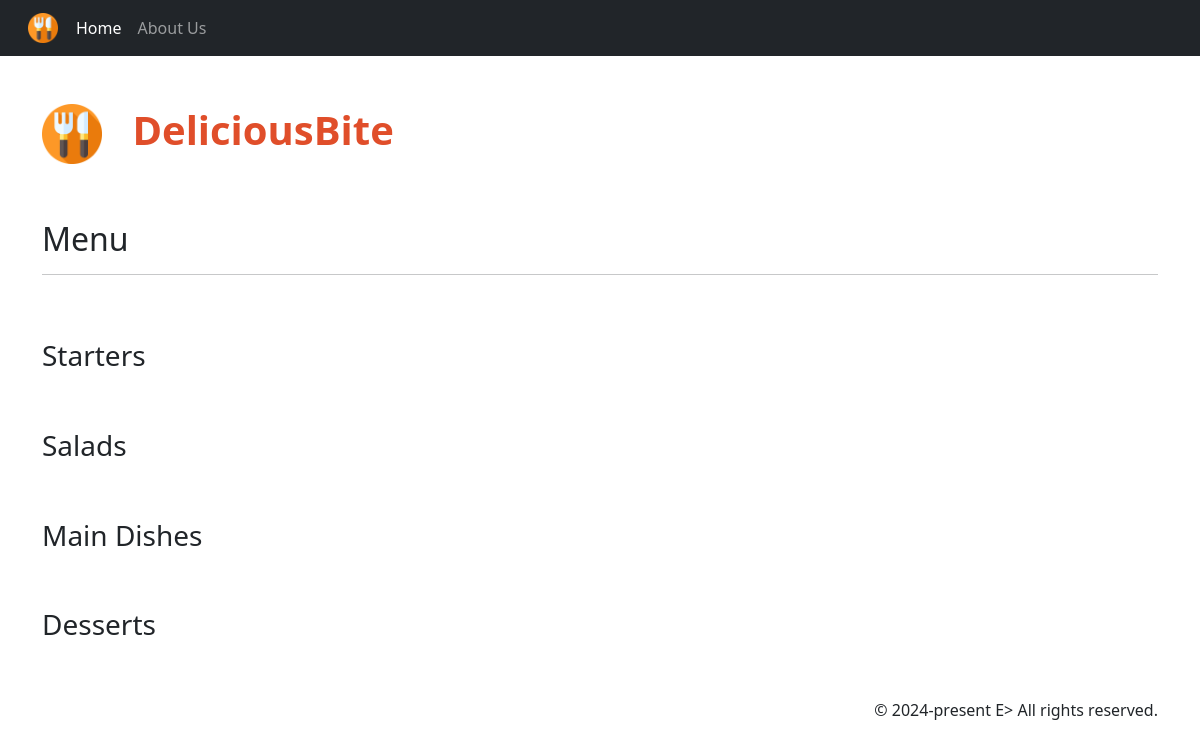
/, run on an earlier commit of the app's database.
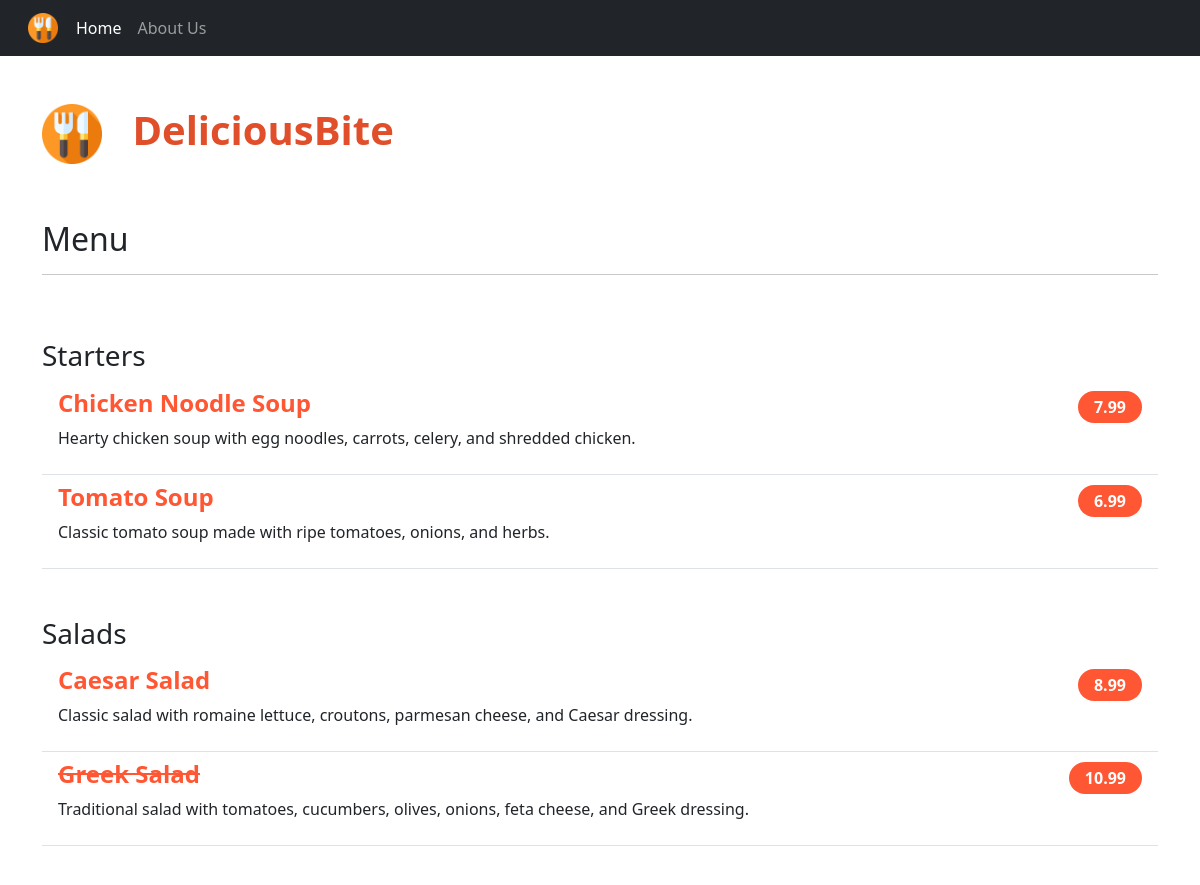
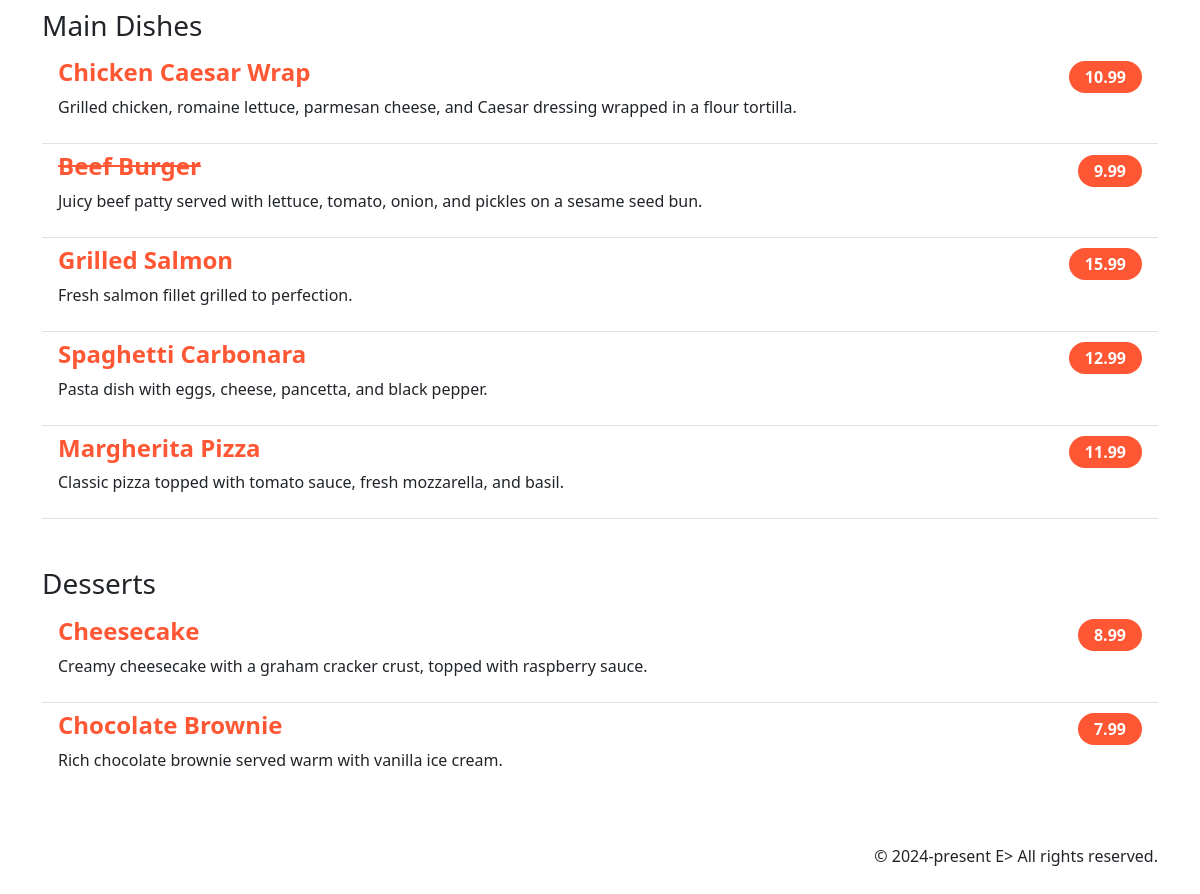
And on a later commit of the database (2 pictures, top to bottom).
### Menu/models.py (models this page shows, shortened)
class MenuItem(models.Model):
    meal = models.CharField(max_length=80, unique=True)
    description = models.CharField(max_length=2000)
    price = models.DecimalField(max_digits=10, decimal_places=2)
    course = models.CharField(max_length=200, choices=COURSE_CHOICES)
    chef = models.ForeignKey(User, on_delete=models.PROTECT)
    status = models.IntegerField(choices=STATUS_CHOICES, default=1)
    date_created = models.DateTimeField(auto_now_add=True)
    date_modified = models.DateTimeField(auto_now=True)

### Menu/views.py (the view)
class MenuListView(ListView):
    queryset = MenuItem.objects.order_by('-date_created')
    template_name = 'Menu/index.html'
    context_object_name = 'menu_list'
    def get_context_data(self, **kwargs):
        context = super().get_context_data(**kwargs)
        context['courses'] = COURSE_CHOICES
        return context

### Menu/templates/Menu/index.html
{% extends 'Menu/base.html' %}
{% load static %}
{% block content %}
    <h2 class="pt-5">Menu</h2><hr>
    <ul class="list-group list-group-flush">
        {% for course in courses %}
            <h3 class="pt-5"> {{ course.1 }} </h3>
            {% for item in menu_list %}
                {% if item.course == course.0 %}
                    {% if item.status %}
                        <li class="list-group-item d-flex justify-content-between align-items-center border-0 pb-0">
                            <a class="menu-item" href="{% url 'menu_item_detail' item.pk %}"><h4>{{ item.meal }}</h4></a>
                            <span class="badge custom-badge rounded-pill">{{ item.price }}</span>
                        </li>
                    {% else %}
                        <li class="list-group-item d-flex justify-content-between align-items-center border-0 pb-0">
                            <a class="menu-item" href="{% url 'menu_item_detail' item.pk %}"><h4><del>{{ item.meal }}</del></h4></a>
                            <span class="badge custom-badge rounded-pill">{{ item.price }}</span>
                        </li>
                    {% endif %}
                    <li class="list-group-item pt-0">
                        <p >{{ item.description }}</p>
                    </li>
                {% endif %}
            {% endfor %}
        {% endfor %}
    </ul>
{% endblock %}

### Menu/templates/Menu/base.html (shortened to what this page needs)
{% load static %}
<!DOCTYPE html>
<html lang="en">
    <head>
        <link href="https://cdn.jsdelivr.net/npm/bootstrap@5.3.3/dist/css/bootstrap.min.css" rel="stylesheet">
        <link rel="stylesheet" href="{% static 'Menu/css/styles.css' %}">
    </head>
    <body>
        <nav class="navbar navbar-expand-lg navbar-dark bg-dark">
            <div class="container-fluid">
                <div class="collapse navbar-collapse" id="navbarNav">
                    <ul class="navbar-nav">
                        <li>
                            <img src="{% static 'Menu/images/DeliciousBite_logo.png' %}" alt="DeliciousBite Logo" class="icon">
                        </li>
                        <li class="nav-item">
                            <a class="nav-link active" aria-current="page" href="{% url 'home' %}">Home</a>
                        </li>
                        <li class="nav-item">
                            <a class="nav-link" aria-current="page" href="{% url 'about' %}">About Us</a>
                        </li>
                    </ul>
                </div>
            </div>
        </nav>
        <div class="container">
            <h1 class="title mt-5">
                <img src="{% static 'Menu/images/DeliciousBite_logo.png' %}" alt="DeliciousBite Logo" class="logo">
                DeliciousBite
            </h1>
            {% block content %}
            {% endblock %}
        </div>
        <footer class="footer my-4 pt-4">
            <div class="container">
                <div class="row justify-content-end">
                    <div class="col-auto">
                        <p>&copy; 2024-present E> All rights reserved.</p>
                    </div>
                </div>
            </div>
        </footer>
    </body>
</html>

### Menu/static/Menu/css/styles.css (style rules this page uses)
.menu-item { text-decoration: none; color: #ff5733; }
.menu-item:hover, .title { color: #e04e2a; }
h4, .title { font-weight: bolder; }
.custom-badge { background-color: #ff5733; color: #ffffff; padding: 0.5em 1em; border-radius: 50px; display: inline-block; font-size: 1em; }
.logo { margin-right: 20px; width: 60px; height: 60px; }
.icon { margin-top: 5px; margin-right: 10px; width: 30px; height: 30px; }

What changed in the data, as far as the page shows it:
added MenuItem: meal "Chicken Noodle Soup", price "7.99", description "Hearty chicken soup with egg noodles, carrots, celery, and shredded chicken.", shown under "Starters"
added MenuItem: meal "Tomato Soup", price "6.99", description "Classic tomato soup made with ripe tomatoes, onions, and herbs.", shown under "Starters"
added MenuItem: meal "Caesar Salad", price "8.99", description "Classic salad with romaine lettuce, croutons, parmesan cheese, and Caesar dressing.", shown under "Salads"
added MenuItem: meal "Greek Salad", price "10.99", description "Traditional salad with tomatoes, cucumbers, olives, onions, feta cheese, and Greek dressing.", shown under "Salads"
added MenuItem: meal "Chicken Caesar Wrap", price "10.99", description "Grilled chicken, romaine lettuce, parmesan cheese, and Caesar dressing wrapped in a flour tortilla.", shown under "Main Dishes"
added MenuItem: meal "Beef Burger", price "9.99", description "Juicy beef patty served with lettuce, tomato, onion, and pickles on a sesame seed bun.", shown under "Main Dishes"
added MenuItem: meal "Grilled Salmon", price "15.99", description "Fresh salmon fillet grilled to perfection.", shown under "Main Dishes"
added MenuItem: meal "Spaghetti Carbonara", price "12.99", description "Pasta dish with eggs, cheese, pancetta, and black pepper.", shown under "Main Dishes"
added MenuItem: meal "Margherita Pizza", price "11.99", description "Classic pizza topped with tomato sauce, fresh mozzarella, and basil.", shown under "Main Dishes"
added MenuItem: meal "Cheesecake", price "8.99", description "Creamy cheesecake with a graham cracker crust, topped with raspberry sauce.", shown under "Desserts"
added MenuItem: meal "Chocolate Brownie", price "7.99", description "Rich chocolate brownie served warm with vanilla ice cream.", shown under "Desserts"
